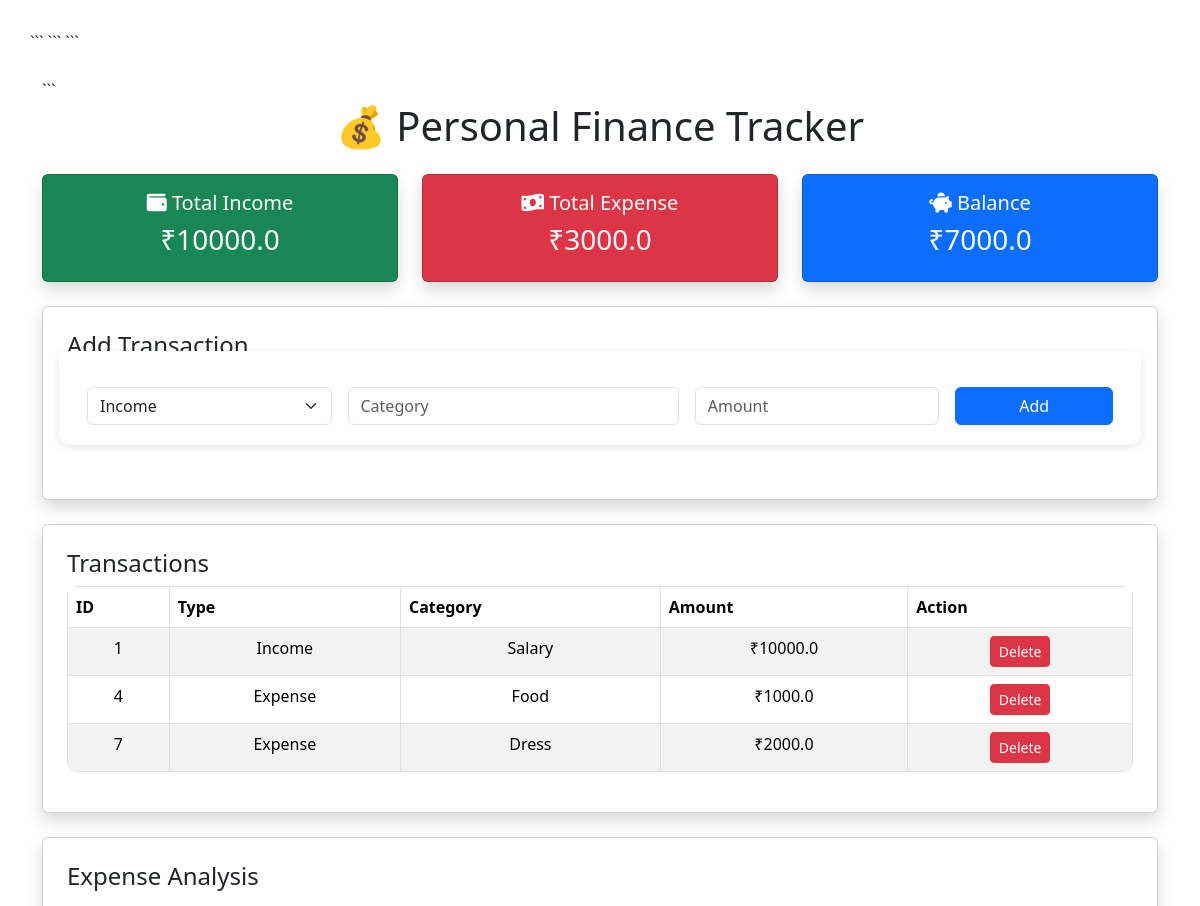
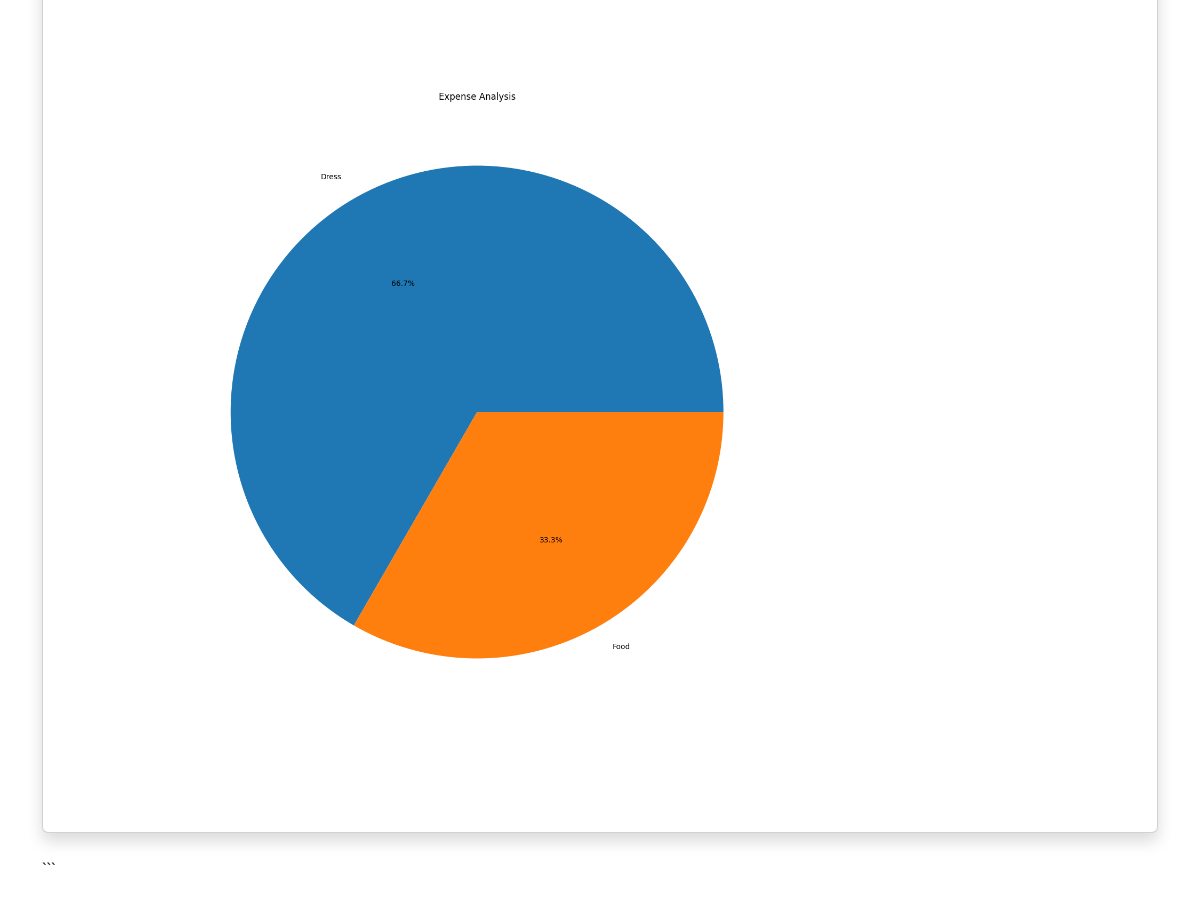
The page / (signed in) on the database its author committed (2 pictures, top to bottom).
### tables this page shows
CREATE TABLE transactions(
            id INTEGER PRIMARY KEY AUTOINCREMENT,
            type TEXT,
            category TEXT,
            amount REAL
        );

### app.py (the view)
@app.route('/')
def home():
    if 'user' not in session:
       return redirect('/login')
    generate_chart()
    conn = sqlite3.connect('finance.db')
    cursor = conn.cursor()
    cursor.execute("SELECT * FROM transactions")
    data = cursor.fetchall()
    cursor.execute("SELECT SUM(amount) FROM transactions WHERE type='Income'")
    total_income = cursor.fetchone()[0] or 0
    cursor.execute("SELECT SUM(amount) FROM transactions WHERE type='Expense'")
    total_expense = cursor.fetchone()[0] or 0
    balance = total_income - total_expense
    conn.close()
    return render_template(
        'index.html',
        transactions=data,
        total_income=total_income,
        total_expense=total_expense,
        balance=balance
    )

### app.py (called while the page is built)
def generate_chart():
    conn = sqlite3.connect('finance.db')
    cursor = conn.cursor()
    cursor.execute("""
        SELECT category, SUM(amount)
        FROM transactions
        WHERE type='Expense'
        GROUP BY category
    """)
    data = cursor.fetchall()
    conn.close()
    if len(data) > 0:
        categories = [row[0] for row in data]
        amounts = [row[1] for row in data]
        plt.figure(figsize=(6,6))

### templates/index.html (shortened to what this page needs)
<!DOCTYPE html>
<html>
<head>
<!DOCTYPE html>
<html lang="en">
<head>
```
<link rel="stylesheet"
      href="{{ url_for('static', filename='style.css') }}">
<link href="https://cdn.jsdelivr.net/npm/bootstrap@5.3.3/dist/css/bootstrap.min.css"
      rel="stylesheet">
<link rel="stylesheet"
      href="https://cdnjs.cloudflare.com/ajax/libs/font-awesome/6.5.2/css/all.min.css">
```
</head>
<body>
<div class="container-fluid mt-4">
```
<h1 class="text-center mb-4">
    💰 Personal Finance Tracker
</h1>
<div class="row mb-4">
    <div class="col-md-4">
        <div class="card bg-success text-white shadow text-center">
            <div class="card-body">
                <h5>
                    <i class="fas fa-wallet"></i>
                    Total Income
                </h5>
                <h3>₹{{ total_income }}</h3>
            </div>
        </div>
    </div>
    <div class="col-md-4">
        <div class="card bg-danger text-white shadow text-center">
            <div class="card-body">
                <h5>
                    <i class="fas fa-money-bill-wave"></i>
                    Total Expense
                </h5>
                <h3>₹{{ total_expense }}</h3>
            </div>
        </div>
    </div>
    <div class="col-md-4">
        <div class="card bg-primary text-white shadow text-center">
            <div class="card-body">
                <h5>
                    <i class="fas fa-piggy-bank"></i>
                    Balance
                </h5>
                <h3>₹{{ balance }}</h3>
            </div>
        </div>
    </div>
</div>
<div class="card shadow p-4 mb-4">
    <h4>Add Transaction</h4>
    <form method="POST"
          action="/add"
          class="row g-3">
        <div class="col-md-3">
            <select name="type" class="form-select">
                <option>Income</option>
            </select>
        </div>
        <div class="col-md-4">
            <input type="text"
                   name="category"
                   class="form-control"
                   placeholder="Category"
                   required>
        </div>
        <div class="col-md-3">
            <input type="number"
                   name="amount"
                   class="form-control"
                   placeholder="Amount"
                   required>
        </div>
        <div class="col-md-2">
            <button type="submit"
                    class="btn btn-primary w-100">
                Add
            </button>
        </div>
    </form>
</div>
<div class="card shadow p-4 mb-4">
    <h4>Transactions</h4>
    <table class="table table-bordered table-striped">
        <thead>
        <tr>
            <th>ID</th>
            <th>Type</th>
            <th>Category</th>
            <th>Amount</th>
            <th>Action</th>
        </tr>
        </thead>
        <tbody>
        {% for row in transactions %}
        <tr>
            <td>{{ row[0] }}</td>
            <td>{{ row[1] }}</td>
            <td>{{ row[2] }}</td>
            <td>₹{{ row[3] }}</td>
            <td>
                <a href="/delete/{{ row[0] }}"
                   class="btn btn-danger btn-sm">
                    Delete
                </a>
            </td>
        </tr>
        {% endfor %}
        </tbody>
    </table>
</div>
<div class="card shadow p-4 mb-4">
    <h4>Expense Analysis</h4>
    <img src="{{ url_for('static', filename='charts/expense_chart.png') }}"
                style="max-width:800px;"
         class="img-fluid">
</div>
```
</div>
</body>
</html>

### static/style.css (style rules this page uses)
body { font-family: Arial, sans-serif; margin-left: 290px; padding: 30px; background-color: #f5f7fa; }
h1 { color: #2c3e50; font-weight: bold; margin-bottom: 30px; }
.card { border: none; border-radius: 12px; box-shadow: 0px 4px 10px rgba(0,0,0,0.1); transition: 0.3s; }
table { width: 100%; border-collapse: collapse; background: white; border-radius: 10px; overflow: hidden; }
th, td { padding: 12px; text-align: center; }
th { background-color: #3498db; color: white; }
form { background: white; padding: 20px; border-radius: 12px; box-shadow: 0px 2px 8px rgba(0,0,0,0.1); margin-bottom: 30px; }
img { margin-top: 15px; border-radius: 10px; }

### rows shown on the page
transactions: id "1", type "Income", category "Salary", amount "10000.0"
transactions: id "4", type "Expense", category "Food", amount "1000.0"
transactions: id "7", type "Expense", category "Dress", amount "2000.0"

### other values the page prints
{{ total_income }} "10000.0"
{{ total_expense }} "3000.0"
{{ balance }} "7000.0"
